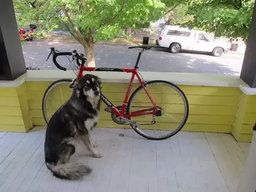
#> input picture Edge-Detection/edge-detection.png, 256 x 192 px, shrunk from 602 x 452 before the run
$ python canny_edge.py
#> lines starting #> are read from the running program, lines starting #| are printed output that depends on the picture
#> further down, input_image is the input picture: PIL image 256x192 RGB; mean R, G, B 135.2, 135.5, 114.6
from PIL import Image
from math import sqrt
import numpy as np
def gaussian_blur(input_image):
    kernel=[[1 / 256, 4  / 256,  6 / 256,  4 / 256, 1 / 256],
            [4 / 256, 16 / 256, 24 / 256, 16 / 256, 4 / 256],
            [6 / 256, 24 / 256, 36 / 256, 24 / 256, 6 / 256],
            [4 / 256, 16 / 256, 24 / 256, 16 / 256, 4 / 256],
            [1 / 256, 4  / 256,  6 / 256,  4 / 256, 1 / 256]]
    ht = input_image.shape[0]
#> ht = 192
    wid = input_image.shape[1]
#> wid = 256
    channel = input_image.shape[2]
#> channel = 3

    # Middle of the kernel
    offset = len(kernel) // 2

    # Create empty output array
    output_image = np.empty((ht,wid,channel))

    # Compute convolution between value and kernels
    for x in range(offset, ht - offset):
        for y in range(offset, wid - offset):
            acc = [0] * channel

            for a in range(len(kernel)):
                for b in range(len(kernel)):
                    xn = x + a - offset
                    yn = y + b - offset
                    value = input_image[xn][yn]
                    for c in  range(channel):
                        acc[c] += value[c] * kernel[a][b]

            for c in  range(channel):
                output_image[x][y][c] = acc[c]
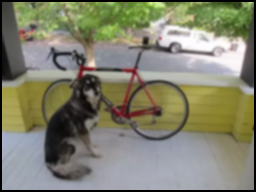
#> output_image: shape (192, 256, 3) float64; mean R, G, B 130.6, 130.7, 110.6
    return output_image
def sobel_edge(input_image):
    # Calculate pixel intensity as the average of red, green and blue colors.
    intensity = [[sum(input_image[x, y]) / 3 for y in range(input_image.shape[1])] for x in range(input_image.shape[0])]
#> intensity = 192 items

    # Sobel kernels
    kernelx = [[-1, 0, 1],
               [-2, 0, 2],
               [-1, 0, 1]]
    kernely = [[1, 2, 1],
               [0, 0, 0],
               [-1, -2, -1]]

    # Create output image
    outputx = np.empty((input_image.shape[0], input_image.shape[1]))
    outputy = np.empty((input_image.shape[0], input_image.shape[1]))
    outputx.fill(0)
#> outputx: shape (192, 256) float64; every value is 0
    outputy.fill(0)
    # Compute convolution between intensity and kernels
    for x in range(1, input_image.shape[0] - 1):
        for y in range(1, input_image.shape[1] - 1):
            for a in range(3):
                for b in range(3):
                    xn = x + a - 1
                    yn = y + b - 1
                    outputx[x][y] += intensity[xn][yn] * kernelx[a][b]
                    outputy[x][y] += intensity[xn][yn] * kernely[a][b]
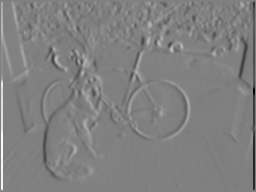
#> outputx: shape (192, 256) float64; min -750.5, max 737.3, mean 0; drawn with min black and max white
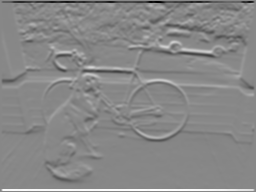
#> outputy: shape (192, 256) float64; min -806.1, max 707.9, mean 0; drawn with min black and max white
    sobel=np.empty((outputx.shape[0],outputx.shape[1]))
    sobel = np.hypot(outputx, outputy)
    thetha = np.arctan2(outputy, outputx)
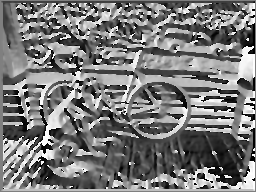
#> thetha: shape (192, 256) float64; min -3.14, max 3.14, mean -0.144; drawn with min black and max white
    return(sobel,thetha)
def non_max_suppression(img, D):
    M, N = img.shape
#> M = 192; N = 256
    Z = np.zeros((M,N), dtype=np.int32)
    angle = D * 180. / np.pi
    angle[angle < 0] += 180
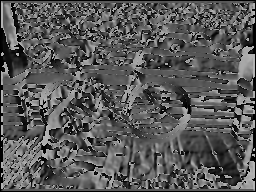
#> angle: shape (192, 256) float64; min 0, max 180, mean 88.5


    for i in range(1,M-1):
        for j in range(1,N-1):
            try:
                q = 255
                r = 255

               #angle 0
                if (0 <= angle[i,j] < 22.5) or (157.5 <= angle[i,j] <= 180):
                    q = img[i, j+1]
                    r = img[i, j-1]
                #angle 45
                elif (22.5 <= angle[i,j] < 67.5):
                    q = img[i+1, j-1]
                    r = img[i-1, j+1]
                #angle 90
                elif (67.5 <= angle[i,j] < 112.5):
                    q = img[i+1, j]
                    r = img[i-1, j]
                #angle 135
                elif (112.5 <= angle[i,j] < 157.5):
                    q = img[i-1, j-1]
                    r = img[i+1, j+1]

                if (img[i,j] >= q) and (img[i,j] >= r):
                    Z[i,j] = img[i,j]
                else:
                    Z[i,j] = 0

            except IndexError as e:
                pass
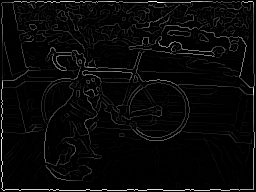
#> Z: shape (192, 256) int32; min 0, max 806, mean 28.2; drawn with min black and max white

    return Z
def threshold(img, lowThresholdRatio=0.05, highThresholdRatio=0.09):

#> called with lowThresholdRatio = 0.05, highThresholdRatio = 0.09
    highThreshold = img.max() * highThresholdRatio;
#> highThreshold = 72.54
    lowThreshold = highThreshold * lowThresholdRatio;
#> lowThreshold = 3.63

    M, N = img.shape
#> M = 192; N = 256
    res = np.zeros((M,N), dtype=np.int32)

    weak = np.int32(25)
    strong = np.int32(255)

    strong_i, strong_j = np.where(img >= highThreshold)
#> strong_i = 5671 values from 1 to 190; strong_j = 5671 values, max 254 at index 3109, min 1 at index 251, mean 123.9
    zeros_i, zeros_j = np.where(img < lowThreshold)

    weak_i, weak_j = np.where((img <= highThreshold) & (img >= lowThreshold))
#> weak_i = 6417 values from 3 to 188; weak_j = 6417 values, max 252 at index 3106, min 2 at index 1455, mean 126.7

    res[strong_i, strong_j] = strong
    res[weak_i, weak_j] = weak

    return (res, weak, strong)
def hysteresis(img, weak, strong=255):
#> called with weak = 25, strong = 255
    M, N = img.shape
#> M = 192; N = 256
    for i in range(1, M-1):
        for j in range(1, N-1):
            if (img[i,j] == weak):
                try:
                    if ((img[i+1, j-1] == strong) or (img[i+1, j] == strong) or (img[i+1, j+1] == strong)
                        or (img[i, j-1] == strong) or (img[i, j+1] == strong)
                        or (img[i-1, j-1] == strong) or (img[i-1, j] == strong) or (img[i-1, j+1] == strong)):
                        img[i, j] = strong
                    else:
                        img[i, j] = 0
                except IndexError as e:
                    pass
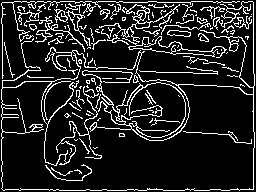
#> img: shape (192, 256) int32; 13.8% white in thin lines or dots
    return img
input_image = Image.open("edge-detection.png")
input_pixels = np.array(input_image)
sobel_output=sobel_edge(gaussian_blur(input_pixels))
non_max=non_max_suppression(sobel_output[0],sobel_output[1])
thresh=threshold(non_max)
canny_output=hysteresis(thresh[0],thresh[1],thresh[2])
canny=Image.fromarray(np.uint8(canny_output))
#> canny: PIL image 256x192 L; 13.8% white in thin lines or dots
canny.save('canny_output.png')
